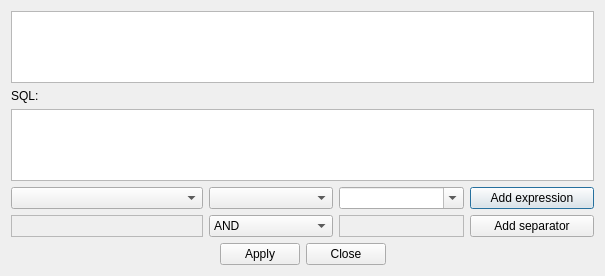
<?xml version="1.0" encoding="UTF-8"?>
<ui version="4.0">
 <class>Filter</class>
 <widget class="QDialog" name="Filter">
  <property name="geometry">
   <rect>
    <x>0</x>
    <y>0</y>
    <width>605</width>
    <height>276</height>
   </rect>
  </property>
  <property name="windowTitle">
   <string>Filter</string>
  </property>
  <layout class="QVBoxLayout" name="verticalLayout">
   <item>
    <widget class="QTextEdit" name="textEdit">
     <property name="enabled">
      <bool>true</bool>
     </property>
     <property name="textInteractionFlags">
      <set>Qt::TextSelectableByKeyboard|Qt::TextSelectableByMouse</set>
     </property>
    </widget>
   </item>
   <item>
    <widget class="QLabel" name="label">
     <property name="text">
      <string>SQL:</string>
     </property>
    </widget>
   </item>
   <item>
    <widget class="QTextEdit" name="textEdit_2">
     <property name="enabled">
      <bool>true</bool>
     </property>
     <property name="textInteractionFlags">
      <set>Qt::TextEditorInteraction</set>
     </property>
    </widget>
   </item>
   <item>
    <layout class="QGridLayout" name="gridLayout">
     <item row="0" column="0">
      <widget class="QComboBox" name="poleCombo">
       <item>
        <property name="text">
         <string/>
        </property>
       </item>
       <item>
        <property name="text">
         <string>Землепользователь</string>
        </property>
       </item>
       <item>
        <property name="text">
         <string>СМО</string>
        </property>
       </item>
       <item>
        <property name="text">
         <string>Тип поля</string>
        </property>
       </item>
       <item>
        <property name="text">
         <string>Номер поля</string>
        </property>
       </item>
       <item>
        <property name="text">
         <string>Площадь поля</string>
        </property>
       </item>
       <item>
        <property name="text">
         <string>Культура</string>
        </property>
       </item>
       <item>
        <property name="text">
         <string>Номер раб. уч.</string>
        </property>
       </item>
       <item>
        <property name="text">
         <string>Площадь раб. уч.</string>
        </property>
       </item>
       <item>
        <property name="text">
         <string>Площадь почв. конт.</string>
        </property>
       </item>
       <item>
        <property name="text">
         <string>Индекс почв</string>
        </property>
       </item>
       <item>
        <property name="text">
         <string>Гранулометрический состав</string>
        </property>
       </item>
       <item>
        <property name="text">
         <string>Засоренность</string>
        </property>
       </item>
       <item>
        <property name="text">
         <string>Гамма-фон</string>
        </property>
       </item>
       <item>
        <property name="text">
         <string>N</string>
        </property>
       </item>
       <item>
        <property name="text">
         <string>P</string>
        </property>
       </item>
       <item>
        <property name="text">
         <string>K</string>
        </property>
       </item>
       <item>
        <property name="text">
         <string>Org</string>
        </property>
       </item>
       <item>
        <property name="text">
         <string>S</string>
        </property>
       </item>
       <item>
        <property name="text">
         <string>ph</string>
        </property>
       </item>
       <item>
        <property name="text">
         <string>Ca</string>
        </property>
       </item>
       <item>
        <property name="text">
         <string>Mg</string>
        </property>
       </item>
       <item>
        <property name="text">
         <string>Na</string>
        </property>
       </item>
       <item>
        <property name="text">
         <string>РЕКО</string>
        </property>
       </item>
       <item>
        <property name="text">
         <string>Cd</string>
        </property>
       </item>
       <item>
        <property name="text">
         <string>Pb</string>
        </property>
       </item>
       <item>
        <property name="text">
         <string>As</string>
        </property>
       </item>
       <item>
        <property name="text">
         <string>Hg</string>
        </property>
       </item>
       <item>
        <property name="text">
         <string>Zn</string>
        </property>
       </item>
       <item>
        <property name="text">
         <string>Cu</string>
        </property>
       </item>
       <item>
        <property name="text">
         <string>Mo</string>
        </property>
       </item>
       <item>
        <property name="text">
         <string>B</string>
        </property>
       </item>
      </widget>
     </item>
     <item row="0" column="1">
      <widget class="QComboBox" name="exprCombo">
       <item>
        <property name="text">
         <string/>
        </property>
       </item>
       <item>
        <property name="text">
         <string>=</string>
        </property>
       </item>
       <item>
        <property name="text">
         <string>&lt;&gt;</string>
        </property>
       </item>
       <item>
        <property name="text">
         <string>&gt;</string>
        </property>
       </item>
       <item>
        <property name="text">
         <string>&lt;</string>
        </property>
       </item>
       <item>
        <property name="text">
         <string>&gt;=</string>
        </property>
       </item>
       <item>
        <property name="text">
         <string>&lt;=</string>
        </property>
       </item>
      </widget>
     </item>
     <item row="0" column="2">
      <widget class="QComboBox" name="valueCombo">
       <property name="editable">
        <bool>true</bool>
       </property>
      </widget>
     </item>
     <item row="0" column="3">
      <widget class="QPushButton" name="exprButton">
       <property name="text">
        <string>Add expression</string>
       </property>
      </widget>
     </item>
     <item row="1" column="0">
      <widget class="QFrame" name="frame">
       <property name="frameShape">
        <enum>QFrame::StyledPanel</enum>
       </property>
       <property name="frameShadow">
        <enum>QFrame::Raised</enum>
       </property>
      </widget>
     </item>
     <item row="1" column="1">
      <widget class="QComboBox" name="separCombo">
       <item>
        <property name="text">
         <string>AND</string>
        </property>
       </item>
       <item>
        <property name="text">
         <string>OR</string>
        </property>
       </item>
       <item>
        <property name="text">
         <string>(</string>
        </property>
       </item>
       <item>
        <property name="text">
         <string>)</string>
        </property>
       </item>
      </widget>
     </item>
     <item row="1" column="2">
      <widget class="QFrame" name="frame_2">
       <property name="frameShape">
        <enum>QFrame::StyledPanel</enum>
       </property>
       <property name="frameShadow">
        <enum>QFrame::Raised</enum>
       </property>
      </widget>
     </item>
     <item row="1" column="3">
      <widget class="QPushButton" name="separButton">
       <property name="text">
        <string>Add separator</string>
       </property>
      </widget>
     </item>
    </layout>
   </item>
   <item>
    <layout class="QHBoxLayout" name="horizontalLayout">
     <item>
      <spacer name="horizontalSpacer">
       <property name="orientation">
        <enum>Qt::Horizontal</enum>
       </property>
       <property name="sizeHint" stdset="0">
        <size>
         <width>40</width>
         <height>20</height>
        </size>
       </property>
      </spacer>
     </item>
     <item>
      <widget class="QPushButton" name="applyButton">
       <property name="text">
        <string>Apply</string>
       </property>
      </widget>
     </item>
     <item>
      <widget class="QPushButton" name="closeButton">
       <property name="text">
        <string>Close</string>
       </property>
      </widget>
     </item>
     <item>
      <spacer name="horizontalSpacer_2">
       <property name="orientation">
        <enum>Qt::Horizontal</enum>
       </property>
       <property name="sizeHint" stdset="0">
        <size>
         <width>40</width>
         <height>20</height>
        </size>
       </property>
      </spacer>
     </item>
    </layout>
   </item>
  </layout>
 </widget>
 <resources/>
 <connections/>
</ui>
